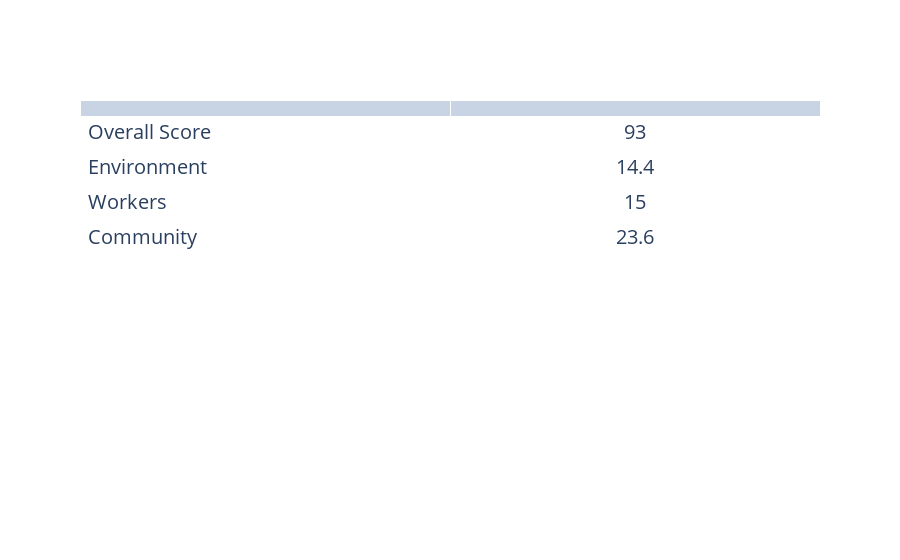

Notebook code cell kept with this figure:
### Code cell
areas = ["Overall Score", "Environment", "Workers", "Community"]
scores = [93, 14.4, 15, 23.6]
fig = go.Figure(
        data=[
            go.Table(
                    cells=dict(
                        values=[areas, scores],
                        fill=dict(color=['white']),
                        align=['left', 'center'],
                        font_size=20,
                        height=35)
                )
            ]
        )
fig

### Figure 1 — Plotly figure (JSON) as saved in the notebook; plotly's stock layout.template omitted (floating-point values rounded to 4 significant figures)
{"data": [{"cells": {"align": ["left", "center"], "fill": {"color": ["white"]}, "font": {"size": 20}, "height": 35, "values": [["Overall Score", "Environment", "Workers", "Community"], [93, 14.4, 15, 23.6]]}, "type": "table"}], "layout": {"autosize": true}}
